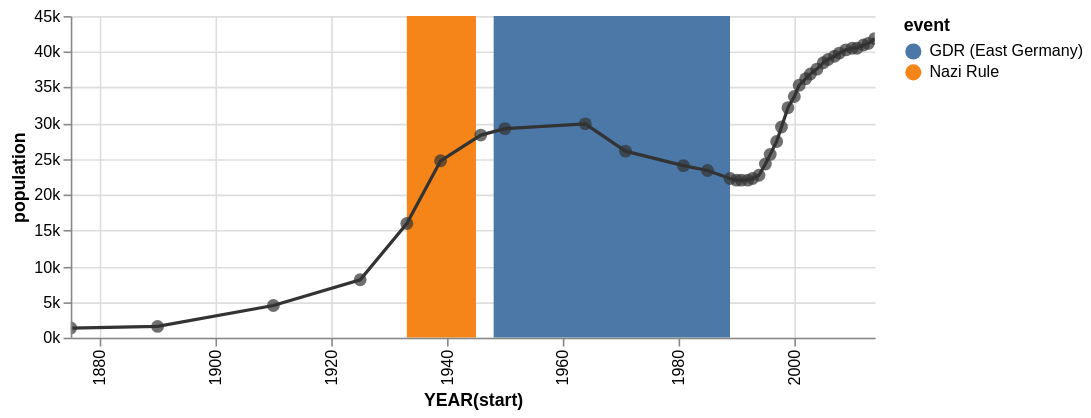

The specification (Vega-Lite) saved for this image:
### Vega specification from a JSON file in a GitHub repository (floating-point values rounded to 4 significant figures)
{"$schema": "http://vega.github.io/schema/vega/v3.0.json", "description": "The population of the German city of Falkensee over time", "autosize": "pad", "padding": 5, "encode": {"update": {"fill": {"value": "transparent"}}}, "data": [{"name": "source_0", "values": [{"year": "1875", "population": 1309}, {"year": "1890", "population": 1558}, {"year": "1910", "population": 4512}, {"year": "1925", "population": 8180}, {"year": "1933", "population": 15915}, {"year": "1939", "population": 24824}, {"year": "1946", "population": 28275}, {"year": "1950", "population": 29189}, {"year": "1964", "population": 29881}, {"year": "1971", "population": 26007}, {"year": "1981", "population": 24029}, {"year": "1985", "population": 23340}, {"year": "1989", "population": 22307}, {"year": "1990", "population": 22087}, {"year": "1991", "population": 22139}, {"year": "1992", "population": 22105}, {"year": "1993", "population": 22242}, {"year": "1994", "population": 22801}, {"year": "1995", "population": 24273}, {"year": "1996", "population": 25640}, {"year": "1997", "population": 27393}, {"year": "1998", "population": 29505}, {"year": "1999", "population": 32124}, {"year": "2000", "population": 33791}, {"year": "2001", "population": 35297}, {"year": "2002", "population": 36179}, {"year": "2003", "population": 36829}, {"year": "2004", "population": 37493}, {"year": "2005", "population": 38376}, {"year": "2006", "population": 39008}, {"year": "2007", "population": 39366}, {"year": "2008", "population": 39821}, {"year": "2009", "population": 40179}, {"year": "2010", "population": 40511}, {"year": "2011", "population": 40465}, {"year": "2012", "population": 40905}, {"year": "2013", "population": 41258}, {"year": "2014", "population": 41777}]}, {"name": "source_1", "values": [{"start": "1933", "end": "1945", "event": "Nazi Rule"}, {"start": "1948", "end": "1989", "event": "GDR (East Germany)"}]}, {"name": "data_0", "source": "source_0", "transform": [{"type": "formula", "expr": "timeParse(datum[\"year\"],'%Y')", "as": "year"}]}, {"name": "data_1", "source": "data_0", "transform": [{"type": "formula", "expr": "toDate(datum[\"year\"])", "as": "year"}, {"type": "formula", "expr": "toNumber(datum[\"population\"])", "as": "population"}, {"type": "filter", "expr": "datum[\"year\"] !== null && !isNaN(datum[\"year\"]) && datum[\"population\"] !== null && !isNaN(datum[\"population\"])"}, {"type": "formula", "as": "year_year", "expr": "datetime(year(datum[\"year\"]), 0, 1, 0, 0, 0, 0)"}, {"type": "collect", "sort": {"field": "year_year", "order": "descending"}}]}, {"name": "data_2", "source": "data_0", "transform": [{"type": "formula", "expr": "toDate(datum[\"year\"])", "as": "year"}, {"type": "formula", "expr": "toNumber(datum[\"population\"])", "as": "population"}, {"type": "filter", "expr": "datum[\"year\"] !== null && !isNaN(datum[\"year\"]) && datum[\"population\"] !== null && !isNaN(datum[\"population\"])"}, {"type": "formula", "as": "year_year", "expr": "datetime(year(datum[\"year\"]), 0, 1, 0, 0, 0, 0)"}]}, {"name": "data_3", "source": "source_1", "transform": [{"type": "formula", "expr": "timeParse(datum[\"start\"],'%Y')", "as": "start"}, {"type": "formula", "expr": "timeParse(datum[\"end\"],'%Y')", "as": "end"}, {"type": "filter", "expr": "datum[\"start\"] !== null && !isNaN(datum[\"start\"]) && datum[\"end\"] !== null && !isNaN(datum[\"end\"])"}, {"type": "formula", "as": "year_start", "expr": "datetime(year(datum[\"start\"]), 0, 1, 0, 0, 0, 0)"}, {"type": "formula", "as": "year_end", "expr": "datetime(year(datum[\"end\"]), 0, 1, 0, 0, 0, 0)"}]}], "signals": [{"name": "width", "update": "max(layer_0_width, layer_1_width)"}, {"name": "height", "update": "max(layer_0_height, layer_1_height)"}, {"name": "layer_0_width", "update": "500"}, {"name": "layer_0_height", "update": "21"}, {"name": "layer_1_width", "update": "max(layer_1_layer_0_width, layer_1_layer_1_width)"}, {"name": "layer_1_height", "update": "max(layer_1_layer_0_height, layer_1_layer_1_height)"}, {"name": "layer_1_layer_0_width", "update": "500"}, {"name": "layer_1_layer_0_height", "update": "200"}, {"name": "layer_1_layer_1_width", "update": "500"}, {"name": "layer_1_layer_1_height", "update": "200"}], "marks": [{"name": "layer_0_marks", "type": "rect", "from": {"data": "data_3"}, "encode": {"update": {"x": {"scale": "x", "field": "year_start"}, "x2": {"scale": "x", "field": "year_end"}, "y": {"value": 0}, "y2": {"field": {"group": "height"}}, "fill": {"scale": "color", "field": "event"}}}, "clip": true}, {"name": "layer_1_layer_0_marks", "type": "line", "from": {"data": "data_1"}, "encode": {"update": {"x": {"scale": "x", "field": "year_year"}, "y": {"scale": "y", "field": "population"}, "stroke": {"value": "#333"}}}, "clip": true}, {"name": "layer_1_layer_1_marks", "type": "symbol", "role": "pointOverlay", "from": {"data": "data_2"}, "encode": {"update": {"x": {"scale": "x", "field": "year_year"}, "y": {"scale": "y", "field": "population"}, "fill": {"value": "#333"}, "opacity": {"value": 0.7}}}, "clip": true}], "scales": [{"name": "x", "type": "time", "domain": {"fields": [{"data": "data_3", "field": "year_start"}, {"data": "data_3", "field": "year_end"}, {"data": "data_1", "field": "year_year"}, {"data": "data_2", "field": "year_year"}], "sort": true}, "range": [0, 500], "round": true, "nice": "year"}, {"name": "color", "type": "ordinal", "domain": {"data": "data_3", "field": "event", "sort": true}, "range": "category"}, {"name": "y", "type": "linear", "domain": {"fields": [{"data": "data_1", "field": "population"}, {"data": "data_2", "field": "population"}], "sort": true}, "range": [200, 0], "round": true, "nice": true, "zero": true}], "axes": [{"scale": "x", "orient": "bottom", "tickCount": 5, "title": "YEAR(start)", "zindex": 1, "encode": {"labels": {"update": {"text": {"signal": "timeFormat(datum.value, '%Y')"}, "angle": {"value": 270}, "align": {"value": "right"}, "baseline": {"value": "middle"}}}}}, {"scale": "x", "domain": false, "grid": true, "labels": false, "orient": "bottom", "tickCount": 5, "ticks": false, "zindex": 0}, {"scale": "y", "format": "s", "orient": "left", "title": "population", "zindex": 1}, {"scale": "y", "domain": false, "format": "s", "grid": true, "labels": false, "orient": "left", "ticks": false, "zindex": 0, "gridScale": "x"}], "legends": [{"fill": "color", "title": "event"}]}
